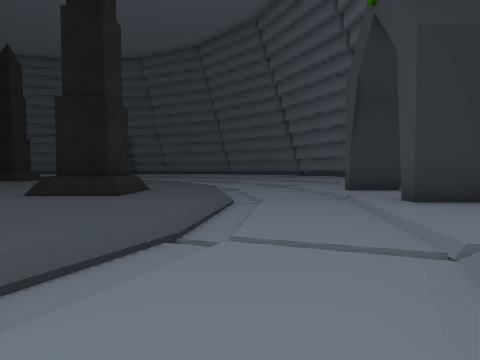
View 1 (above)

23 first-person views from a walk through a scene from a Unity 3-D project. The camera is 1.2 m above the floor, tilts 2° down and sees 80° across. The floor is counted in squares, 2 m on a side. Each view is taken from the middle of a square. On the plan, view 1 faces up. The plan holds only what a view shows up to about 9 squares ahead; the rest is blank. The place goes on beyond the plan. The player is left out. Some surface patterns are stand-ins.

View 2
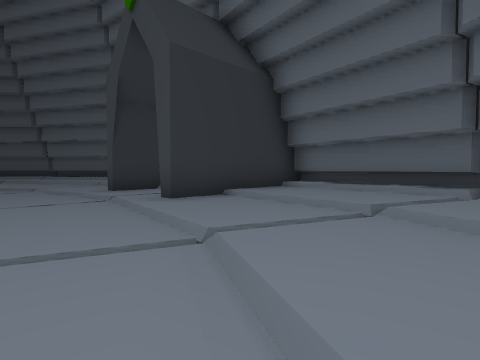

View 3
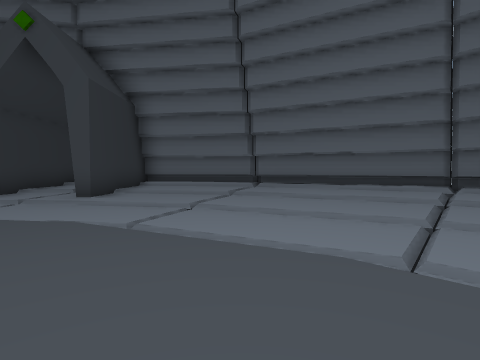

View 4
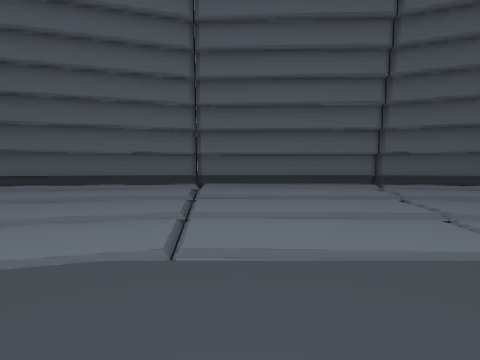

View 5
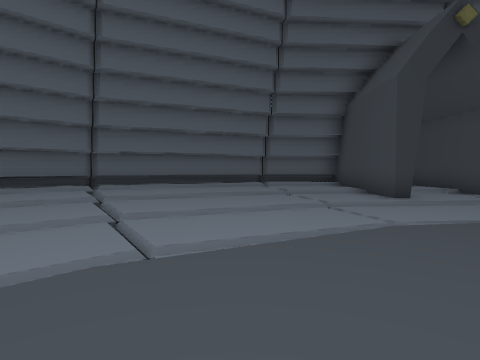

View 6
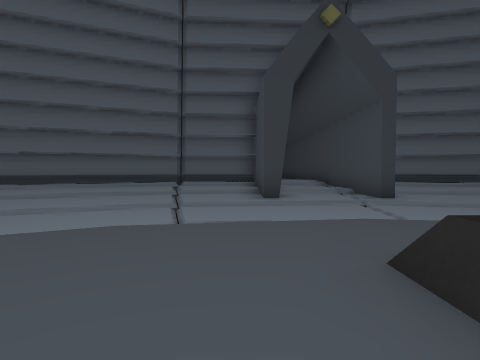

View 7
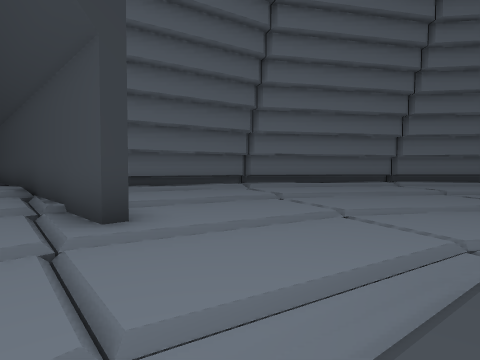

View 8
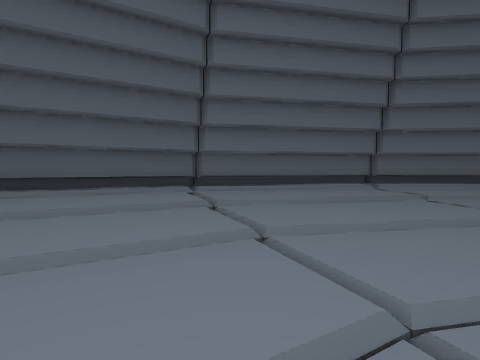

View 9
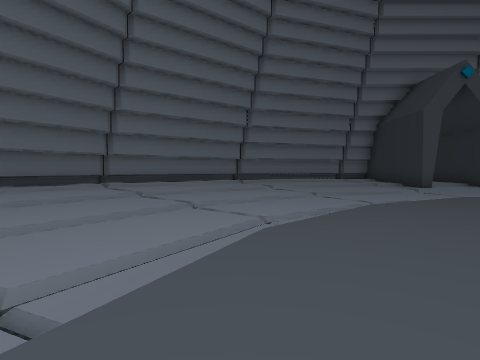

View 10
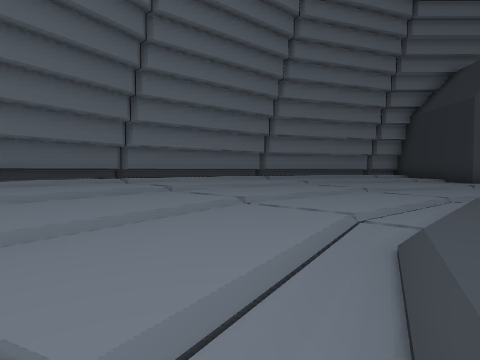

View 11
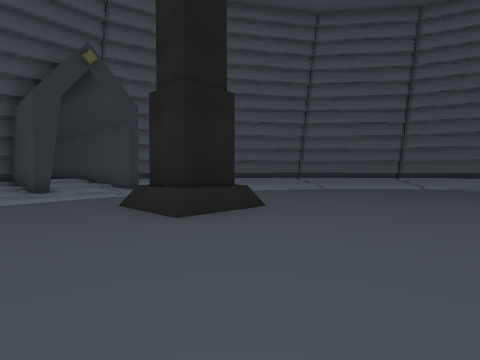

View 12
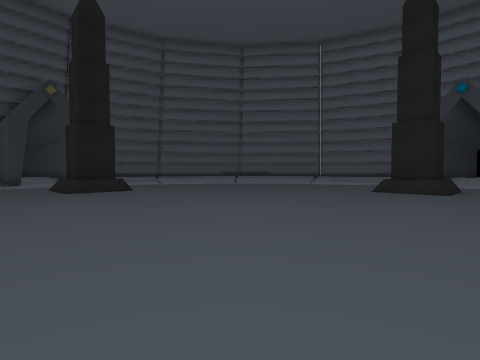

View 13
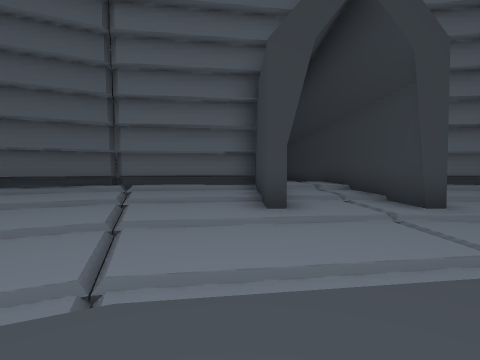

View 14
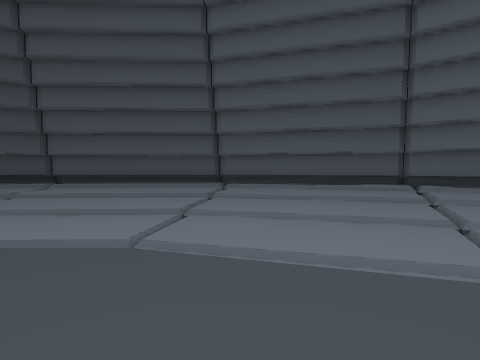

View 15
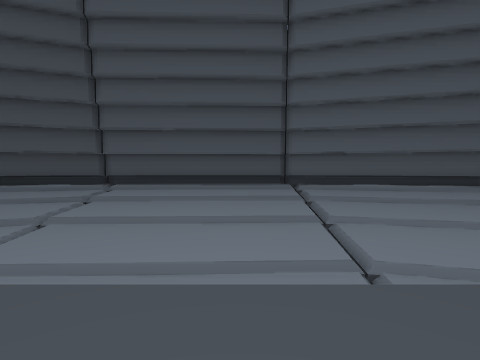

View 16
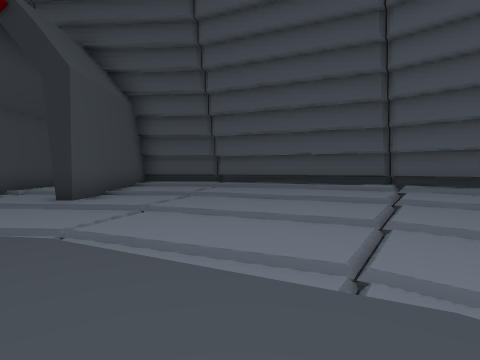

View 17
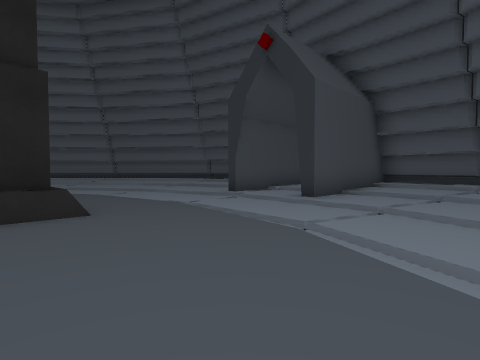

View 18
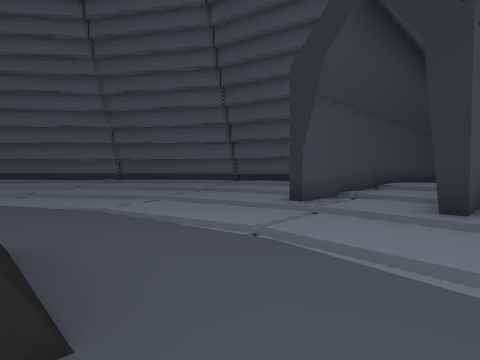

View 19
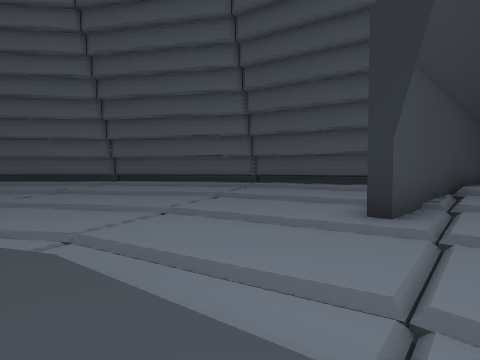

View 20
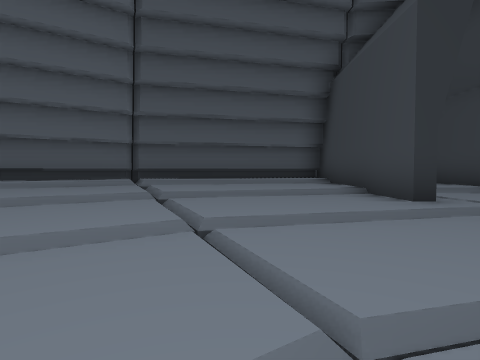

View 21
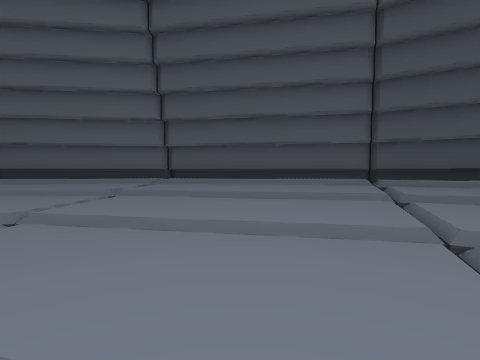

View 22
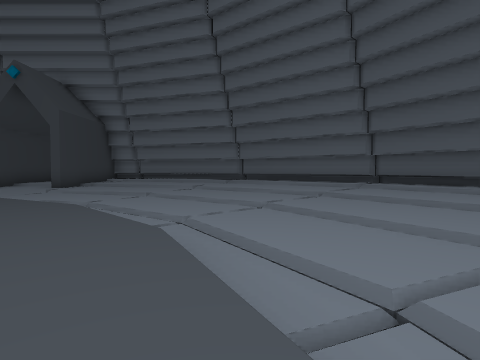

View 23
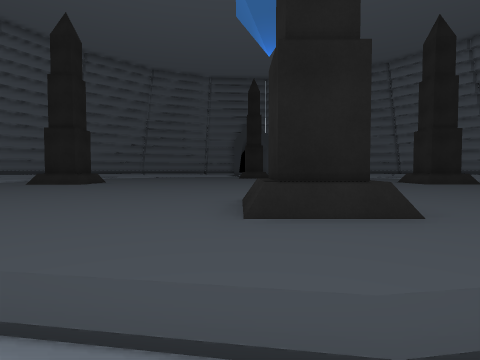

### Floor plan
Key: @ floor where view 1 was taken; # wall or solid block; . main floor; : floor 0.25 m higher than the main floor; - floor 0.25 m lower than the main floor; _ floor 0.5 m lower than the main floor; / step, stairs or slope; = window, fence, low wall or low ledge.
Columns run from 22 left of view 1 to 7 right of it. Each row starts with its distance up from view 1.
 22     ######## #:##
 21    ###::..##.#...: ##
 20  ###:..... #.#...... ###
 19 ###:...... #.#..../.. :##
 18 #=....--..##.../..//../:##
 17 #.........-----//....../:##
 16  ..-...----/---//---./././#
 15  .....--//_//////---//.///##
 14  ...--////......///--/./../##
 13  ...-///....##....//--/.///:#
 12  ..-///.....##.....////..../#
 11  .--//.....  .......//////. ##
 10  .-//......  ......../////..:#
  9  .-//  ...   ........///..../#
  8  --_  ................/////.##
  7  --   ............///////####
  6       #/........ ./#/////....:
  5  -/   //........  ///////#####
  4  -_   ..........  ....///////#
  3  --_.  .........   .../-..///#
  2  .-//...........   ..///....:#
  1  .-//...........  ...///.///##
  0  .--//......##.. .../-@..///#
 -1  ..--//.....##.....//////../#
 -2  ...--///..  /...//////.///##
 -3  ....--////./..////-/.../.##
 -4  .....---/////_//---../.. #
 -5 #.......----/-----.../../##
 -6 #:......... -........../##
 -7 ###.......##.#....... /##
 -8  ###:..... #.#.......###
 -9    ###.... #.#.... ###
-10     ########

Positions as (right, up) in squares from view 1, and headings:
1: (0, 0), facing up
2: (0, 0), facing up-right
3: (-4, 1), facing right
4: (-4, 1), facing down-right
5: (-5, 0), facing down
6: (-8, 0), facing down
7: (-10, -3), facing down-left
8: (-12, -3), facing down-left
9: (-12, -2), facing left
10: (-13, -3), facing left
11: (-7, 3), facing down-left
12: (-7, 8), facing down-left
13: (-2, 8), facing right
14: (-3, 9), facing up-right
15: (-4, 11), facing up-right
16: (-5, 12), facing up
17: (-5, 12), facing up-left
18: (-8, 13), facing up-left
19: (-10, 14), facing up-left
20: (-14, 14), facing up
21: (-14, 14), facing up-left
22: (-12, 14), facing left
23: (-9, 16), facing down
